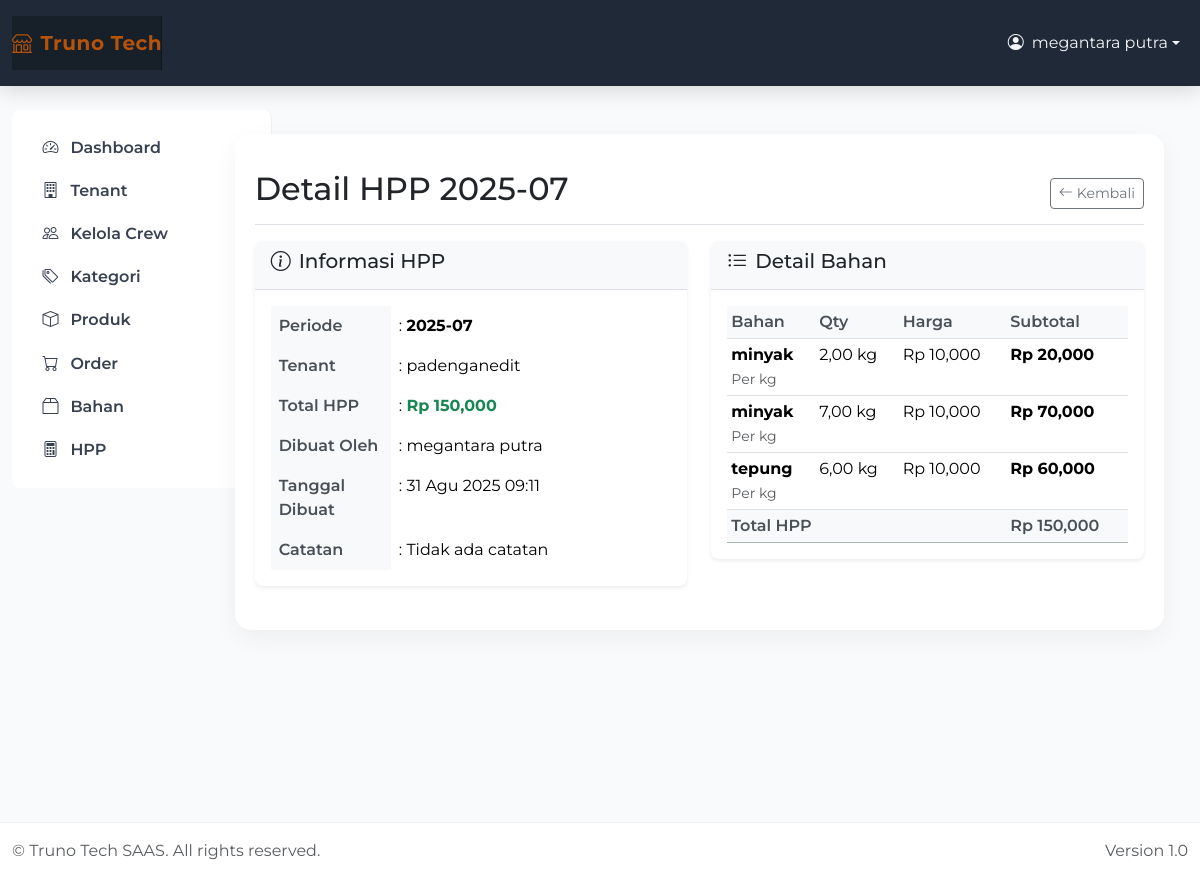
Page /hpp/1/ (signed in) on the committed database.
### apps/hpp/models.py (models this page shows, shortened)
class HPP(models.Model):
    tenant = models.ForeignKey(Tenant, on_delete=models.CASCADE, related_name='hpp_records')
    periode = models.CharField(max_length=7, help_text="Format: YYYY-MM")  # e.g., "2024-01"
    amount_total = models.BigIntegerField()  # Total HPP amount
    catatan = models.TextField(blank=True)
    created_by = models.ForeignKey(User, on_delete=models.CASCADE)
    created_at = models.DateTimeField(auto_now_add=True)
    updated_at = models.DateTimeField(auto_now=True)
    @property
    def amount_total_display(self):
        return f"Rp {self.amount_total:,}"
    class Meta:
        db_table = 'hpp'
        unique_together = ['tenant', 'periode']
        ordering = ['-periode']

class HPPDetail(models.Model):
    hpp = models.ForeignKey(HPP, on_delete=models.CASCADE, related_name='hpp_details')
    bahan = models.ForeignKey(Bahan, on_delete=models.CASCADE)
    qty = models.DecimalField(max_digits=10, decimal_places=2)  # Quantity used
    harga_satuan = models.BigIntegerField()  # Price per unit at time of record
    subtotal = models.BigIntegerField()  # qty * harga_satuan
    @property
    def harga_satuan_display(self):
        return f"Rp {self.harga_satuan:,}"
    @property
    def subtotal_display(self):
        return f"Rp {self.subtotal:,}"
    class Meta:
        db_table = 'hpp_details'

class Bahan(models.Model):
    nama_bahan = models.CharField(max_length=100)
    harga_satuan = models.BigIntegerField()  # Price per unit in rupiah
    satuan = models.CharField(max_length=20, default='kg')  # Unit: kg, gram, liter, etc
    keterangan = models.TextField(blank=True)
    is_active = models.BooleanField(default=True)
    created_by = models.ForeignKey(User, on_delete=models.CASCADE)
    created_at = models.DateTimeField(auto_now_add=True)
    updated_at = models.DateTimeField(auto_now=True)
    class Meta:
        db_table = 'bahan'
        ordering = ['nama_bahan']
        verbose_name_plural = 'Bahan'

### apps/tenants/models.py (models this page shows, shortened)
class Tenant(models.Model):
    owner = models.ForeignKey(User, on_delete=models.CASCADE, related_name='tenants')
    name = models.CharField(max_length=200)
    address = models.TextField()
    phone = models.CharField(max_length=15)
    is_active = models.BooleanField(default=True)
    created_at = models.DateTimeField(auto_now_add=True)
    updated_at = models.DateTimeField(auto_now=True)
    class Meta:
        db_table = 'tenants'
        ordering = ['-created_at']

### apps/hpp/views.py (the view)
# urls.py: path('<int:hpp_id>/', views.hpp_detail_view, name='detail'),
@login_required
def hpp_detail_view(request, hpp_id):
    if not check_client_permission(request.user):
        messages.error(request, 'Anda tidak memiliki akses untuk mengelola HPP.')
        return redirect('dashboard:home')
    hpp = get_object_or_404(HPP, id=hpp_id, tenant__owner=request.user)
    hpp_details = hpp.hpp_details.select_related('bahan')
    return render(request, 'hpp/hpp_detail.html', {
        'hpp': hpp,
        'hpp_details': hpp_details
    })

### apps/hpp/views.py (called while the page is built)
def check_client_permission(user):
    return hasattr(user, 'userprofile') and user.userprofile.role == 'client'

### apps/hpp/templates/hpp/hpp_detail.html (shortened to what this page needs)
{% extends 'base.html' %}
{% block content %}
<div class="d-flex justify-content-between flex-wrap flex-md-nowrap align-items-center pt-3 pb-2 mb-3 border-bottom">
    <h1 class="h2">Detail HPP {{ hpp.periode }}</h1>
    <div class="btn-toolbar mb-2 mb-md-0">
        <a href="{% url 'hpp:list' %}" class="btn btn-sm btn-outline-secondary">
            <i class="bi bi-arrow-left me-1"></i>Kembali
        </a>
    </div>
</div>
<div class="row">
    <div class="col-md-6">
        <div class="card mb-4">
            <div class="card-header">
                <h5><i class="bi bi-info-circle me-2"></i>Informasi HPP</h5>
            </div>
            <div class="card-body">
                <table class="table table-borderless">
                    <tr>
                        <th width="30%">Periode</th>
                        <td>: <strong>{{ hpp.periode }}</strong></td>
                    </tr>
                    <tr>
                        <th>Tenant</th>
                        <td>: {{ hpp.tenant.name }}</td>
                    </tr>
                    <tr>
                        <th>Total HPP</th>
                        <td>: <strong class="text-success">{{ hpp.amount_total_display }}</strong></td>
                    </tr>
                    <tr>
                        <th>Dibuat Oleh</th>
                        <td>: {{ hpp.created_by.get_full_name|default:hpp.created_by.username }}</td>
                    </tr>
                    <tr>
                        <th>Tanggal Dibuat</th>
                        <td>: {{ hpp.created_at|date:"d M Y H:i" }}</td>
                    </tr>
                    <tr>
                        <th>Catatan</th>
                        <td>: {{ hpp.catatan|default:"Tidak ada catatan" }}</td>
                    </tr>
                </table>
            </div>
        </div>
    </div>
    <div class="col-md-6">
        <div class="card">
            <div class="card-header">
                <h5><i class="bi bi-list-ul me-2"></i>Detail Bahan</h5>
            </div>
            <div class="card-body">
                {% if hpp_details %}
                    <div class="table-responsive">
                        <table class="table table-sm">
                            <thead>
                                <tr>
                                    <th>Bahan</th>
                                    <th>Qty</th>
                                    <th>Harga</th>
                                    <th>Subtotal</th>
                                </tr>
                            </thead>
                            <tbody>
                                {% for detail in hpp_details %}
                                <tr>
                                    <td>
                                        <strong>{{ detail.bahan.nama_bahan }}</strong>
                                        <br><small class="text-muted">Per {{ detail.bahan.satuan }}</small>
                                    </td>
                                    <td>{{ detail.qty }} {{ detail.bahan.satuan }}</td>
                                    <td>{{ detail.harga_satuan_display }}</td>
                                    <td><strong>{{ detail.subtotal_display }}</strong></td>
                                </tr>
                                {% endfor %}
                            </tbody>
                            <tfoot>
                                <tr class="table-success">
                                    <th colspan="3">Total HPP</th>
                                    <th>{{ hpp.amount_total_display }}</th>
                                </tr>
                            </tfoot>
                        </table>
                    </div>
                {% else %}
                    <p class="text-muted">Tidak ada detail bahan dalam HPP ini.</p>
                {% endif %}
            </div>
        </div>
    </div>
</div>
{% endblock %}

### templates/base.html (shortened to what this page needs)
{% load static %}
<!DOCTYPE html>
<html lang="id" data-bs-theme="light">
<head>
  <link href="https://cdn.jsdelivr.net/npm/bootstrap@5.3.3/dist/css/bootstrap.min.css" rel="stylesheet" />
  <link href="https://cdn.jsdelivr.net/npm/bootstrap-icons@1.11.3/font/bootstrap-icons.css" rel="stylesheet" />
  <link rel="stylesheet" href="{% static 'css/custom.css' %}">
</head>
<body class="d-flex flex-column">
{% if user.is_authenticated %}
  <nav class="navbar navbar-expand-lg navbar-dark app-navbar py-3">
    <div class="container-fluid">
      <a class="navbar-brand d-flex align-items-center" href="{% url 'dashboard:home' %}">
        <i class="bi bi-shop me-2"></i>
        Truno Tech
      </a>
      <div class="collapse navbar-collapse" id="topbarNav">
        <ul class="navbar-nav ms-auto">
          <li class="nav-item dropdown">
            <a class="nav-link dropdown-toggle d-flex align-items-center" href="#" role="button" data-bs-toggle="dropdown" aria-expanded="false">
              <i class="bi bi-person-circle me-2"></i>
              {{ user.get_full_name|default:user.username }}
            </a>
          </li>
        </ul>
      </div>
    </div>
  </nav>
  <div class="container-fluid app-shell py-4">
    <div class="row g-3">
      <aside class="col-lg-3 col-xl-2 d-none d-lg-block">
        <div class="app-sidebar rounded-3 p-3">
          <div class="sidebar-inner">
            {% url 'dashboard:home' as dashboard_url %}
            {% url 'accounts:create_client' as create_client_url %}
            {% url 'tenants:list' as tenants_url %}
            {% url 'accounts:create_crew' as create_crew_url %}
            {% url 'products:category_list' as category_url %}
            {% url 'products:list' as products_url %}
            {% url 'orders:list' as orders_url %}
            {% url 'hpp:bahan_list' as bahan_url %}
            {% url 'hpp:list' as hpp_url %}
            <nav class="nav flex-column side-nav">
              <a class="nav-link {% if request.path == dashboard_url %}active{% endif %}" href="{{ dashboard_url }}">
                <i class="bi bi-speedometer2"></i> <span>Dashboard</span>
              </a>
              {% if user.userprofile.role == 'client' %}
                <a class="nav-link {% if request.path == tenants_url %}active{% endif %}" href="{{ tenants_url }}">
                  <i class="bi bi-building"></i> <span>Tenant</span>
                </a>
                <a class="nav-link {% if request.path == create_crew_url %}active{% endif %}" href="{{ create_crew_url }}">
                  <i class="bi bi-people"></i> <span>Kelola Crew</span>
                </a>
              {% endif %}
              {% if user.userprofile.role == 'client' or user.userprofile.role == 'crew' %}
                <a class="nav-link {% if request.path == category_url %}active{% endif %}" href="{{ category_url }}">
                  <i class="bi bi-tags"></i> <span>Kategori</span>
                </a>
                <a class="nav-link {% if request.path == products_url %}active{% endif %}" href="{{ products_url }}">
                  <i class="bi bi-box"></i> <span>Produk</span>
                </a>
                <a class="nav-link {% if request.path == orders_url %}active{% endif %}" href="{{ orders_url }}">
                  <i class="bi bi-cart"></i> <span>Order</span>
                </a>
              {% endif %}
              {% if user.userprofile.role == 'client' %}
                <a class="nav-link {% if request.path == bahan_url %}active{% endif %}" href="{{ bahan_url }}">
                  <i class="bi bi-box2"></i> <span>Bahan</span>
                </a>
                <a class="nav-link {% if request.path == hpp_url %}active{% endif %}" href="{{ hpp_url }}">
                  <i class="bi bi-calculator"></i> <span>HPP</span>
                </a>
              {% endif %}
            </nav>
          </div>
        </div>
      </aside>
      <main class="col-lg-9 col-xl-10">
        <div class="app-main">
          <div class="content-wrapper">
            {% block content %}{% endblock %}
          </div>
        </div>
      </main>
    </div>
  </div>
  <footer class="app-footer mt-auto py-3">
    <div class="container-fluid d-flex justify-content-between align-items-center">
      <span class="text-muted">&copy; {{ now|date:'Y' }} Truno Tech SAAS. All rights reserved.</span>
      <span class="text-muted">Version 1.0</span>
    </div>
  </footer>
{% else %}
  <main class="container py-5">
    {% block login_content %}{% endblock %}
  </main>
{% endif %}
</body>
</html>

### static/css/custom.css (style rules this page uses)
body { font-family: 'Segoe UI', Tahoma, Geneva, Verdana, sans-serif; }
.navbar-brand { padding-top: .75rem; padding-bottom: .75rem; font-size: 1rem; background-color: rgba(0, 0, 0, .25); box-shadow: inset -1px 0 0 rgba(0, 0, 0, .25); }
.card { border: none; border-radius: 0.5rem; box-shadow: 0 0.125rem 0.25rem rgba(0, 0, 0, 0.075); }
.card-header { background-color: #f8f9fa; border-bottom: 1px solid #dee2e6; border-radius: 0.5rem 0.5rem 0 0 !important; }
.table { margin-bottom: 0; }
.table th { border-top: none; font-weight: 600; color: #495057; background-color: #f8f9fa; }
.btn { border-radius: 0.375rem; }
.btn-group-sm > .btn, .btn-sm { border-radius: 0.25rem; }

### templates/base.html (style rules this page uses)
:root { --brand: #1f2937; --brand-accent: #b45309; --brand-hover: #d97706; --bg-soft: #f9fafb; --radius: 1rem; }
html, body { height: 100%; }
body { background: var(--bg-soft); font-family: 'Montserrat', sans-serif; }
.app-navbar { background: var(--brand); box-shadow: 0 4px 20px rgba(0,0,0,.15); z-index: 1031; }
.app-navbar .navbar-brand { font-weight: 700; font-size: 1.25rem; letter-spacing: .5px; color: var(--brand-accent)!important; }
.app-navbar .nav-link { color: #f3f4f6; }
.app-shell { min-height: calc(100vh - 64px); }
.app-sidebar { width: 260px; background: #ffffff; border-right: 1px solid rgba(0,0,0,.06); }
.sidebar-inner { position: sticky; top: 1rem; }
.app-main { padding: 1.5rem; }
.content-wrapper { background: #fff; border-radius: var(--radius); box-shadow: 0 8px 24px rgba(0,0,0,.05); padding: 1.25rem; }
.side-nav .nav-link { display:flex; align-items:center; gap:.75rem; color:#374151; font-weight:600; padding:.6rem .9rem; border-radius:.6rem; }
.app-footer { background:#fff; border-top:1px solid rgba(0,0,0,.06); }

### rows in the picture
HPP: periode "2025-07", tenant.name "padenganedit", amount_total_display "Rp 150,000", created_by.get_full_name "megantara putra", created_at "31 Agu 2025 09:11", catatan "Tidak ada catatan"
HPPDetail: bahan.nama_bahan "minyak", bahan.satuan "kg", qty "2,00", harga_satuan_display "Rp 10,000", subtotal_display "Rp 20,000"
HPPDetail: bahan.nama_bahan "minyak", bahan.satuan "kg", qty "7,00", harga_satuan_display "Rp 10,000", subtotal_display "Rp 70,000"
HPPDetail: bahan.nama_bahan "tepung", bahan.satuan "kg", qty "6,00", harga_satuan_display "Rp 10,000", subtotal_display "Rp 60,000"

### other values in the picture
{{ user.get_full_name|default:user.username }} "megantara putra"
